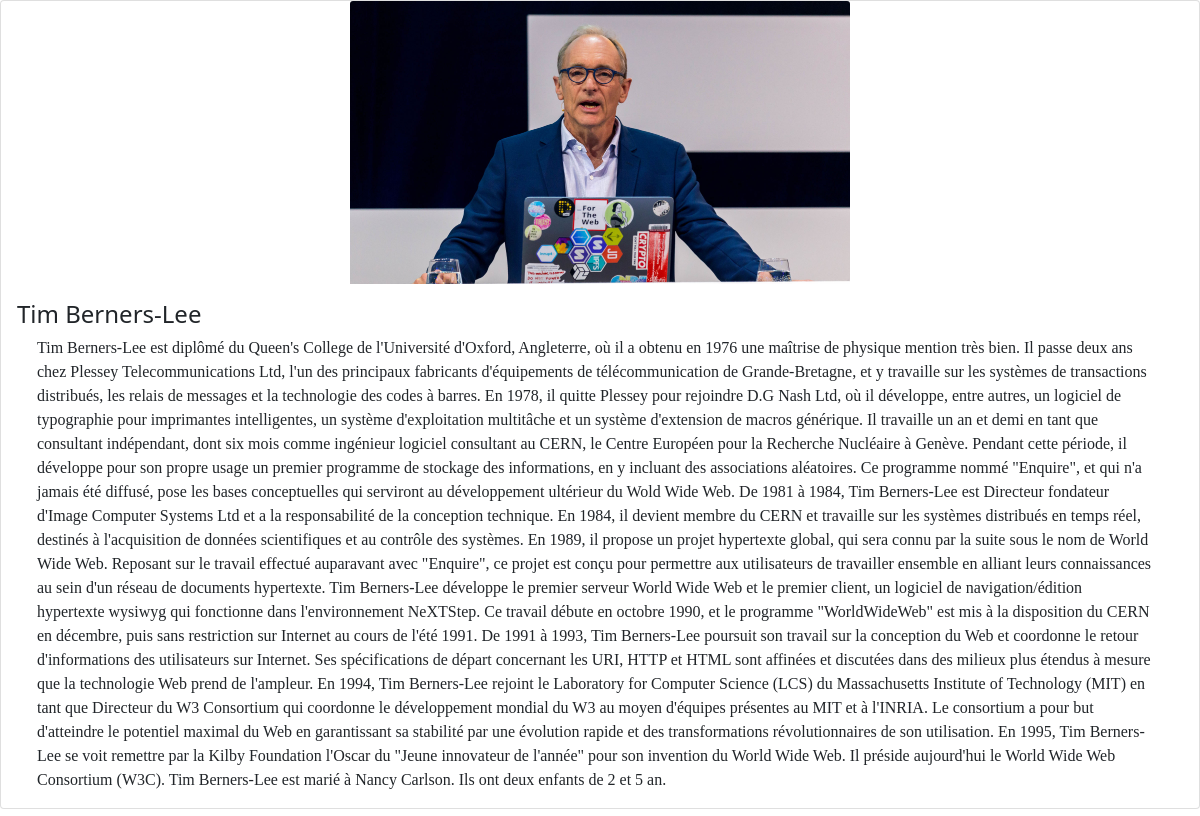
Screenshot of /detail.php?id=1 with the database file from the repository.
### tables this page shows
CREATE TABLE `personnages` (
  `id` int(11) NOT NULL,
  `nom_complet` varchar(50) NOT NULL,
  `nom_image` varchar(50) NOT NULL,
  `historique` text NOT NULL
);

### detail.php (the view, shortened to what this page needs)
<?php
$data = require_once('connect.php');
$id = $_GET['id'];
$req=$conn->prepare("SELECT * FROM personnages WHERE id =$id");
$req->execute();
$detail = $req->fetch();
?>
<!DOCTYPE html>
<html lang="fr">
<head>
    <link href="https://cdn.jsdelivr.net/npm/bootstrap@5.1.3/dist/css/bootstrap.min.css" rel="stylesheet">
    <link rel="stylesheet" href="detail.css">
</head>
<body>
<div class="detail-contenaire">
    <div class="card mb-3">
            <img src="<?= $detail['nom_image']?>" class="card-img-top" alt="<?= $detail['nom_complet']?>" >
        <div class="card-body">
            <h4 class="card-title"><?= $detail['nom_complet']?></h4>
            <p class="card-text"><?= $detail['historique']?></p>
        </div>
    </div>
</div>
</body>
</html>

### detail.css (style rules this page uses)
.detail-contenaire { display: flex; justify-content: center; }
.detail-contenaire .card img { display: block; margin-left: auto; margin-right: auto; width: 500px; }
p { font-family: "Times New Roman", Times, serif; margin-left: 20px; margin-right: 30px; }

### rows the page displays
personnages: nom_image (picture), nom_complet "Tim Berners-Lee", historique "Tim Berners-Lee est diplômé du Queen's College de l'Université d'Oxford, Angleterre, où il a obtenu en 1976 une maîtrise de physique mention très bien. Il passe deux ans chez Plessey Telecommunications Ltd, l'un des principaux fabricants d'équipements de télécommunication de Grande-Bretagne, et y travaille sur les systèmes de transactions distribués, les relais de messages et la technologie des codes à barres. En 1978, il quitte Plessey pour rejoindre D.G Nash Ltd, où il développe, entre autres, un logiciel de typographie pour imprimantes intelligentes, un système d'exploitation multitâche et un système d'extension de macros générique. Il travaille un an et demi en tant que consultant…"
